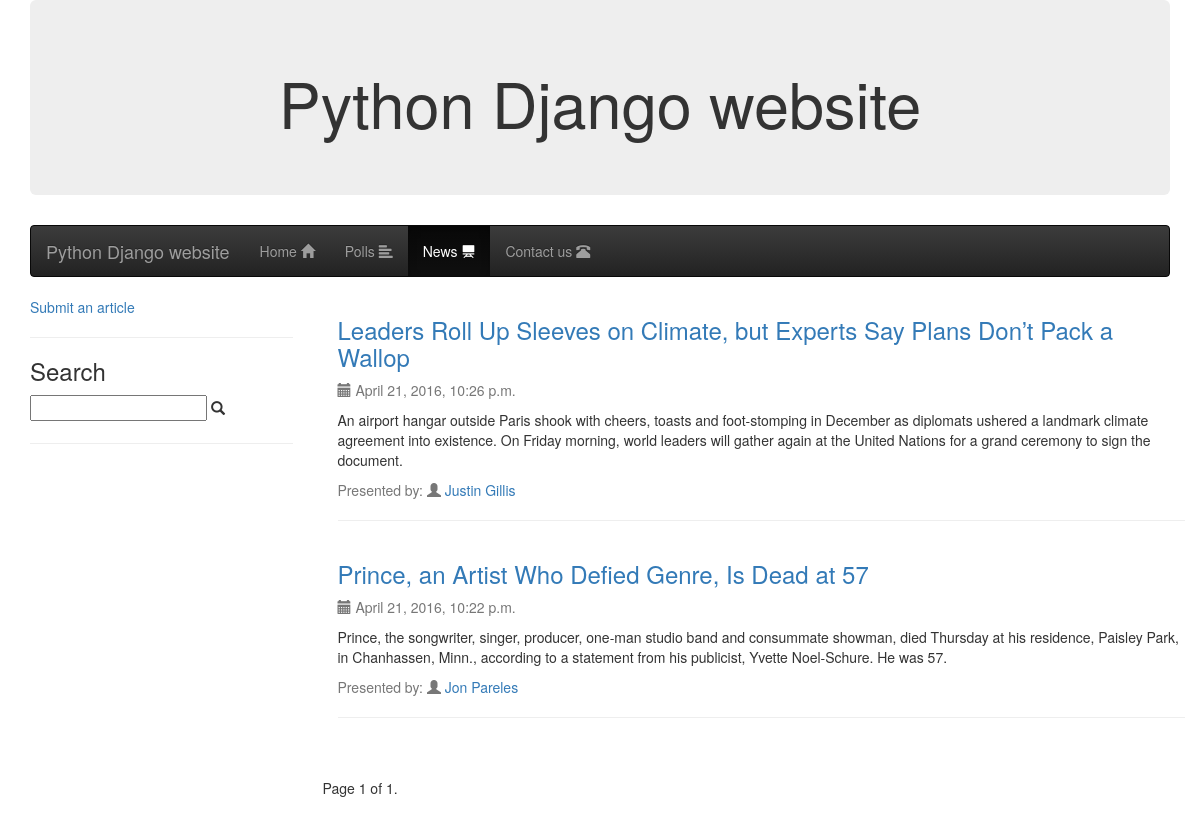
Page /news/ on the committed database.
### news/models.py (models this page shows)
class Article(models.Model):
    name = models.CharField(max_length=500)
    writer = models.CharField(max_length=50)
    date = models.DateTimeField('date published', default=timezone.now())
    short_text = models.TextField()
    text = models.TextField(default="")
    views = models.IntegerField(default=0)

### news/views.py (the view)
def index(request):
    if request.is_ajax():
        if request.method == "POST":
            search_text = request.POST['search_text']
        else:
            search_text = ''
        if search_text != '':
            news = Article.objects.filter(Q(name__icontains=search_text) | Q(writer__icontains=search_text)).order_by('-date')
        else:
            news = ''
        return render_to_response('news/ajax_search.html', {'news': news})
    else:
        template_name = 'news/index.html'
        news_list = Article.objects.order_by('-date')
        npaginator = Paginator(news_list, 5)  # Show 25 contacts per page
        page = request.GET.get('page')
        try:
            news = npaginator.page(page)
        except PageNotAnInteger:
            news = npaginator.page(1)
        except EmptyPage:
            news = npaginator.page(npaginator.num_pages)
        return render(request, template_name,  {'news_list': news, 'author_page': False, 'page': page})

### news/templates/news/index.html (shortened to what this page needs)
<!DOCTYPE html>
<html lang="en">
<head>
    <link rel="stylesheet" href="https://maxcdn.bootstrapcdn.com/bootstrap/3.3.6/css/bootstrap.min.css">
    <link rel="stylesheet" href="https://maxcdn.bootstrapcdn.com/bootstrap/3.3.6/css/bootstrap-theme.min.css">
    <link rel="stylesheet" href="https://cdn.datatables.net/1.10.11/css/jquery.dataTables.min.css">
</head>
<body>
    <div class="container">
    <div class="jumbotron" style="text-align: center;">
        <H1>Python Django website</H1>
    </div>
    <nav class="navbar navbar-inverse">
      <div class="container-fluid">
        <div class="navbar-header">
          <a class="navbar-brand" href="#">Python Django website</a>
        </div>
        <ul class="nav navbar-nav">
          <li><a href="/">Home <span class="glyphicon glyphicon-home"></span></a></li>
          <li><a href="/polls/">Polls <span class="glyphicon glyphicon-align-left"></span></a></li>
          <li class="active"><a href="/news/">News <span class="glyphicon glyphicon-blackboard"></span></a></li>
          <li><a href="/contact/">Contact us <span class="glyphicon glyphicon-phone-alt"></span></a></li>
        </ul>
      </div>
    </nav>
        <div class="row">
        <div class="col-sm-3">
            <a href="/news/submit/">Submit an article</a><br/><hr/>
            <h3>Search</h3>
            <input type="text" id="search" name="search"/> <label><span class="glyphicon glyphicon-search"></span></label>
            <br/><hr/>
        </div>
        <div class="col-sm-9">
{% if news_list %}
            <table id="newstable" border='0' style="margin-left: 15px; width: 100%;">
    {% for new in news_list %}
                <tr><td>
                <div>
                <h3 class="title"><a href="/news/article/{{ new.id }}/{{ news_list.number }}/">{{ new.name }}</a></h3>
                <p class="text-muted"><span class="glyphicon glyphicon-calendar"></span> {{ new.date }}</p>
                <p>{{ new.short_text |linebreaks }}</p>
                <p class="text-muted">Presented by: <span class="glyphicon glyphicon-user"></span> <a href="/news/author/{{ new.writer }}/{% if page %}{{ page }}/{% endif %}">{{ new.writer }}</a></p>
                </div>
                <hr>
                </td></tr>
    {% endfor %}
            </table>
{% else %}
            {% if author_page %}
                <p>There is no such author.</p>
            {% else %}
                <p>No news are available.</p>
            {% endif %}
{% endif %}
            <br>
            <div class="pagination">
                <span class="step-links">
                    <span class="current">
                        Page {{ news_list.number }} of {{ news_list.paginator.num_pages }}.
                    </span>
                </span>
            </div>
        </div>
    </div>
    </div>
</body>
</html>

### rows in the picture
Article: name "Leaders Roll Up Sleeves on Climate, but Experts Say Plans Don’t Pack a Wallop", date "April 21, 2016, 10:26 p.m.", short_text "An airport hangar outside Paris shook with cheers, toasts and foot-stomping in December as diplomats ushered a landmark climate agreement into existence. On Friday morning, world leaders will gather again at the United Nations for a grand ceremony to sign the document.", writer "Justin Gillis"
Article: name "Prince, an Artist Who Defied Genre, Is Dead at 57", date "April 21, 2016, 10:22 p.m.", short_text "Prince, the songwriter, singer, producer, one-man studio band and consummate showman, died Thursday at his residence, Paisley Park, in Chanhassen, Minn., according to a statement from his publicist, Yvette Noel-Schure. He was 57.", writer "Jon Pareles"

### other values in the picture
{{ news_list.number }} "1"
{{ news_list.paginator.num_pages }} "1"
